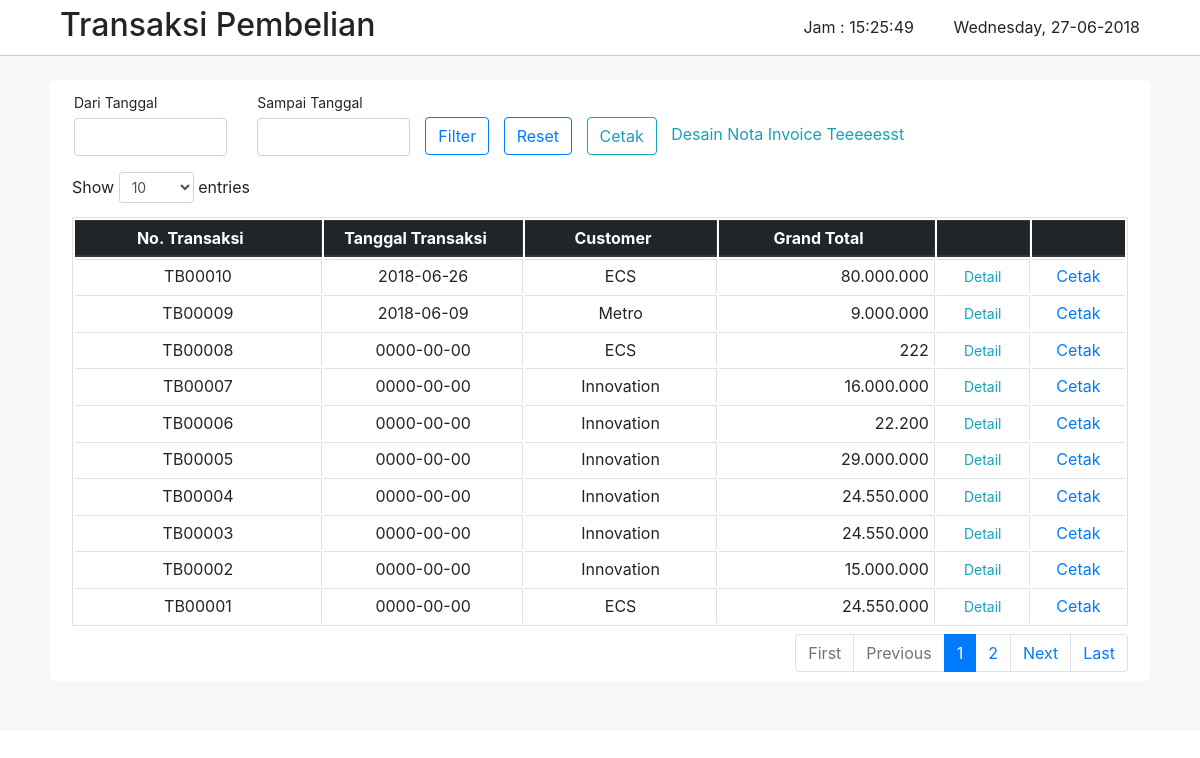
/transaksiBeli.php, run on the app's committed database.
### tables this page shows
CREATE TABLE `tb_pembelian` (
  `notrans` varchar(10) NOT NULL,
  `tgltrans` date NOT NULL,
  `supplier` varchar(50) NOT NULL,
  `subtotal` double NOT NULL,
  `diskon` double NOT NULL,
  `total` double NOT NULL
);

### transaksiBeli.php (the view, shortened to what this page needs)
<!DOCTYPE html>
<html>
<head>
    <link rel="stylesheet" type="text/css" href="style.css">
    <link rel="stylesheet" type="text/css" href="css/bootstrap.min.css">
    <link rel="stylesheet" type="text/css" href="css/datepicker.css">
    <link rel="stylesheet" type="text/css" href="css/bootstrap.css">
    <link rel="stylesheet" type="text/css" href="css/dataTables.bootstrap4.min.css">
</head>
<?php
    function functionTanggal()
    {
        $hari = date("l");
        $tanggal = date("d");
        $bulan = date("m");
        $tahun = date("Y");
        echo "$hari".", "."$tanggal"."-"."$bulan"."-"."$tahun";
    }
?>
<body onload="functionTampilkanJam();setInterval('functionTampilkanJam()', 1000);">
    <div id="topnav">
        <div class="title">
            <h2 style="margin-left: 35px;">Transaksi Pembelian</h2>
        </div>
        <div class="jamtgl">
            Jam : <span id="clock"></span>
            <span id="date">
                <?php
                    functionTanggal();
                ?>
            </span>
        </div>
    </div>
    <div class="all-box">
        <div class="all-top">
             <br>
        </div>
        <div class="all-content">
            <div class="form row" id="bar">
                <div class="form-group col-md-2">
                    <label for="tgl_awal" class="col-form-label col-form-label-sm">Dari Tanggal</label>
                    <div id="tgl_awal" class="input date" data-date-format="yyyy-mm-dd">
                        <input class="form-control" type="text" name="tgl_awal" id="from_date" autocomplete="off">
                    </div>
                </div>
                <div class="form-group col-md-2">
                    <label for="tgl_awal" class="col-form-label col-form-label-sm">Sampai Tanggal</label>
                    <div id="tgl_akhir" class="input date" data-date-format="yyyy-mm-dd">
                        <input class="form-control" type="text" name="tgl_akhir" id="to_date" autocomplete="off">
                    </div>
                </div>
                <div class="tombolfilter">
                    <button type="submit" name="filter" id="filter" class="btn btn-outline-primary">Filter</button>
                    <button type="reset" name="reset" id="reset" class="btn btn-outline-primary">Reset</button>
                    <button type="submit" name="" id="cetak" class="btn btn-outline-info">Cetak</button>
                    <a href="cetakInvoice.php" class="btn-outline-info" target="_blank">Desain Nota Invoice</a>
                    <a href="cetakTest.php" class="btn-outline-info" target="_blank">Teeeeesst</a>
                </div>
            </div>
            <div id="tampil">
                <div class="table-responsive">
                    <table class="table table-hover table-sm table-bordered" id="tabel_penjualan">
                        <thead class="thead-dark">
                            <tr>
                                <th>No. Transaksi</th>
                                <th width="15%">Tanggal Transaksi</th>
                                <th>Customer</th>
                                <th>Grand Total</th>
                                <th width="7%"></th>
                                <th width="7%"></th>
                            </tr>
                        </thead>
                        <tbody>
                        <?php
                            require_once("conn.php");
                            $sql = "SELECT * FROM tb_pembelian ORDER BY notrans DESC";
                            $q = mysqli_query($conn,$sql);
                            while ($r = mysqli_fetch_array($q))
                            {
                                $total = number_format($r['total'], 0, ',', '.');
                                echo"
                                    <tr>
                                        <td align='center'>$r[notrans]</td>
                                        <td align='center'>$r[tgltrans]</td>
                                        <td align='center'>$r[supplier]</td>
                                        <td align='right'>$total</td>
                                        <td align='center'><a href='dpembelian/detail_pembelian?notrans=$r[notrans]' target=_blank id='detail'>Detail</a></td>
                                        <td align='center'><a href='cetakInvoicePembelian?noTrans=$r[notrans]' target=_blank class='cetak'>Cetak</a></td>
                                    </tr>
                                ";
                            }
                        ?>
                        </tbody>
                    </table>
                </div>
            </div>
        </div>
    </div>
</body>
</html>

### style.css (style rules this page uses)
body { margin: 0px; padding: 0px; }
#topnav { overflow: hidden; position: sticky; top: 0; width: 100%; height: 56px; background-color: #fff; padding: 15px 25px; border-bottom: 1px solid #ccc; z-index: 3; }
.all-box { background-color: #f7f7f7; padding-left: 50px; padding-right: 50px; padding-bottom: 50px; }
.all-content { background-color: #fff; padding: 7px; border-radius: 6px; }
.tombolfilter { margin-top: 30px; }
#filter { margin-right: 10px; }
#reset { margin-right: 10px; }
#cetak { margin-right: 10px; }
.title { float: left; margin-top: -9px; }
.jamtgl { float : right; }
#clock { margin-right: 35px; }
#date { margin-right: 35px; }

### transaksiBeli.php (style rules this page uses)
#bar { margin-left: 2px; }
#tampil th { text-align: center; }
#detail, #print { text-decoration: none; padding: 2px 10px; color: #17a2b8; border-radius: 4px; font-size: 14px; transition-duration: 0.3s; }

### data on the page
tb_pembelian: notrans "TB00010", tgltrans "2018-06-26", supplier "ECS", total "80.000.000"
tb_pembelian: notrans "TB00009", tgltrans "2018-06-09", supplier "Metro", total "9.000.000"
tb_pembelian: notrans "TB00008", tgltrans "0000-00-00", supplier "ECS", total "222"
tb_pembelian: notrans "TB00007", tgltrans "0000-00-00", supplier "Innovation", total "16.000.000"
tb_pembelian: notrans "TB00006", tgltrans "0000-00-00", supplier "Innovation", total "22.200"
tb_pembelian: notrans "TB00005", tgltrans "0000-00-00", supplier "Innovation", total "29.000.000"
tb_pembelian: notrans "TB00004", tgltrans "0000-00-00", supplier "Innovation", total "24.550.000"
tb_pembelian: notrans "TB00003", tgltrans "0000-00-00", supplier "Innovation", total "24.550.000"
tb_pembelian: notrans "TB00002", tgltrans "0000-00-00", supplier "Innovation", total "15.000.000"
tb_pembelian: notrans "TB00001", tgltrans "0000-00-00", supplier "ECS", total "24.550.000"
